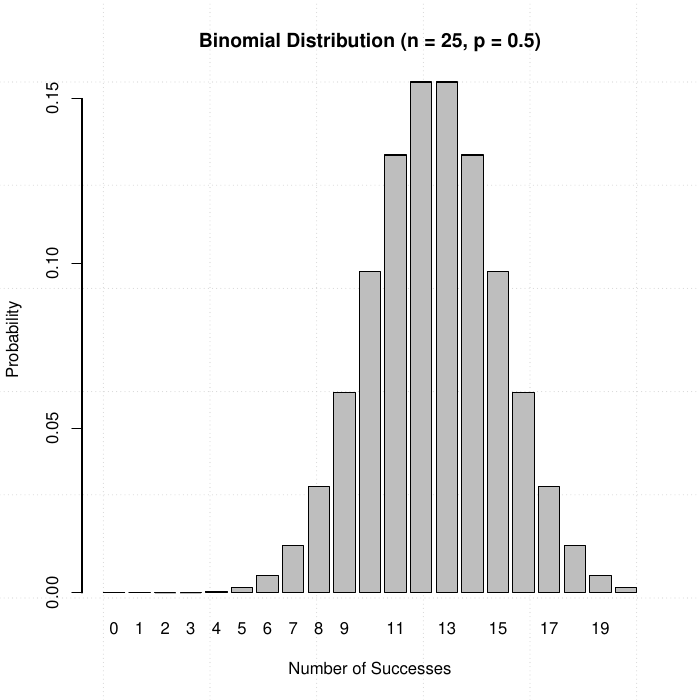

Write R code to recreate this figure.
#!/usr/bin/env Rscript

x <- dbinom(0:20, 25, 0.5)

pdf("plot4.pdf")
barplot(x, names.arg=0:20, panel.first=grid(), xlab="Number of Successes", ylab="Probability", main="Binomial Distribution (n = 25, p = 0.5)")
dev.off()
